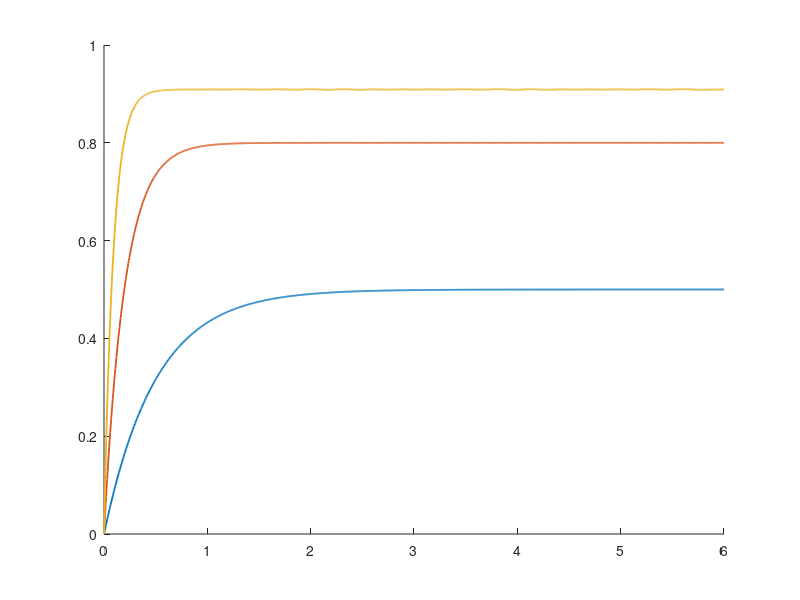

Source code (MATLAB): (Note: this script raises an error after producing the figure.)
tau = 1; Kp_list = [1 4 10];
t = linspace(0, 6, 1201)';
figure; hold on;
for Kp = Kp_list
    f = @(t, y) (-y + Kp*(1 - y))/tau;
    [tt, y] = ode45(f, t, 0);
    plot(tt, y, 'LineWidth', 1.3);
    yss = y(end);
    idx = find(abs(y - yss) > 0.02*yss, 1, 'last'); ts = tt(idx + 1);
    fprintf('Kp = %2d: final value = %.3f, steady-state error = %.3f, settling time = %.2f s\n', Kp, yss, 1 - yss, ts);
end
yline(1, '--'); grid on; xlabel('Time (s)'); ylabel('Output');
legend('Kp = 1', 'Kp = 4', 'Kp = 10');
